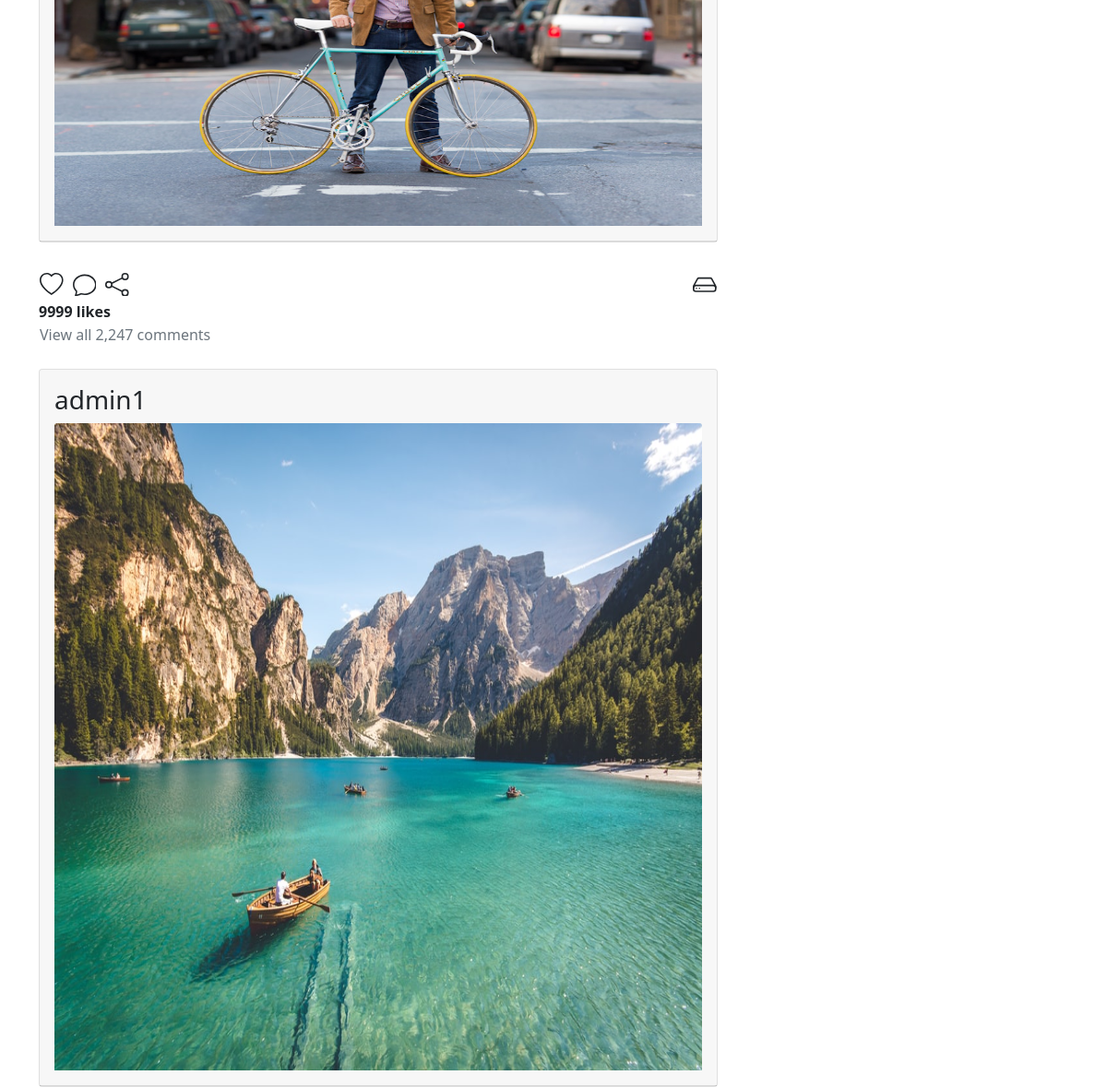
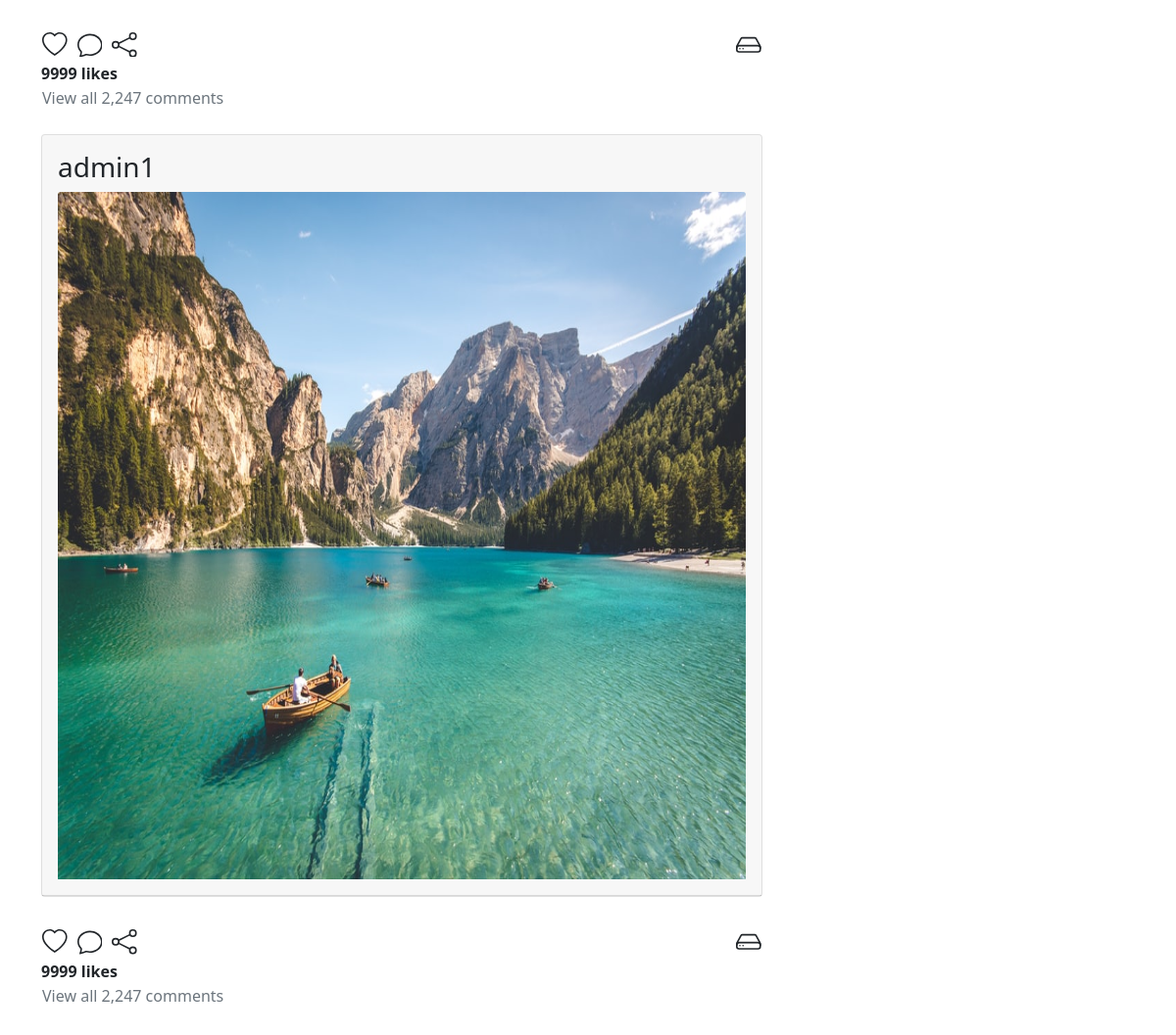
The app's page /home/ (signed in, lower part), older data (2 pictures, top to bottom).
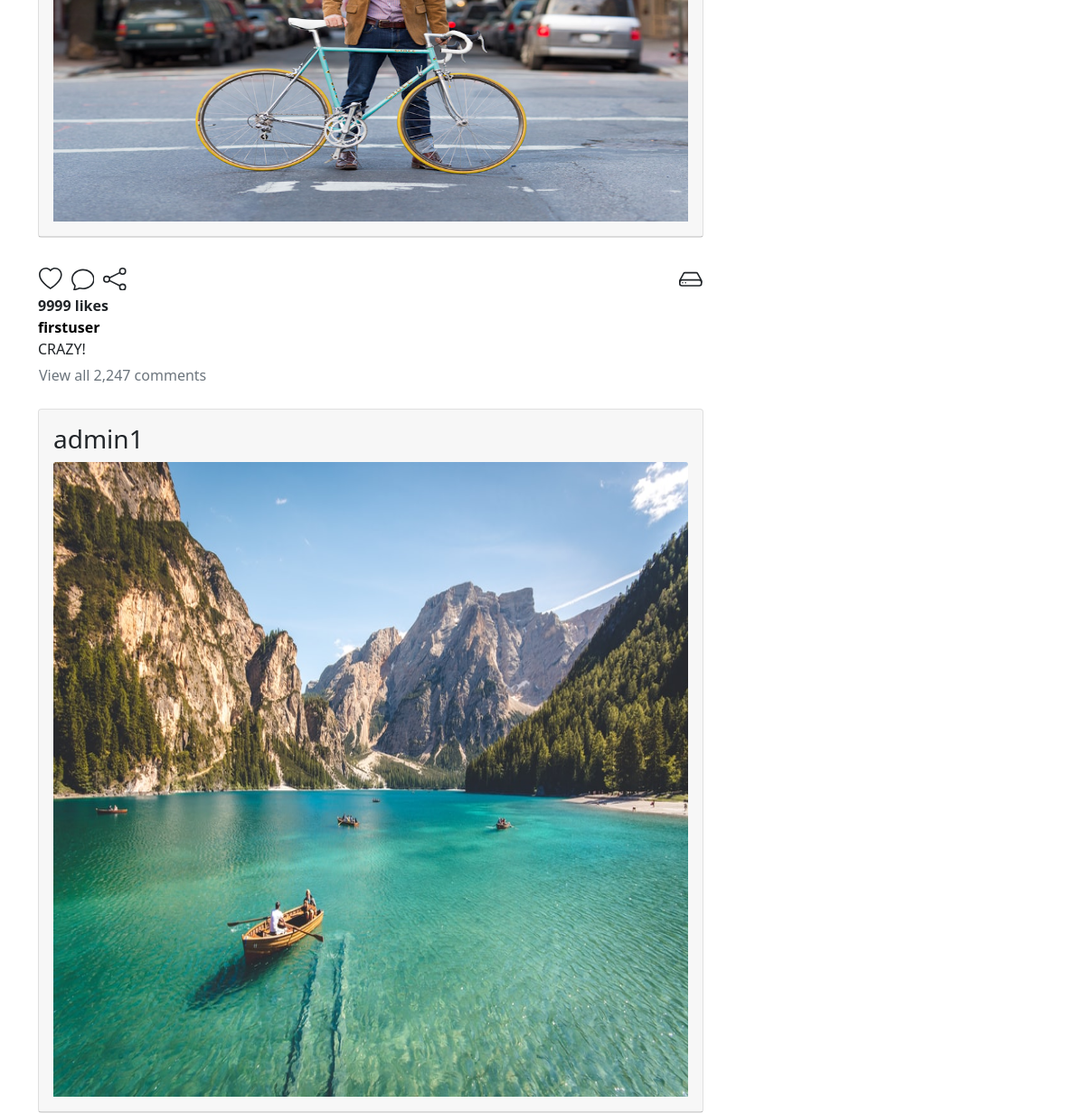
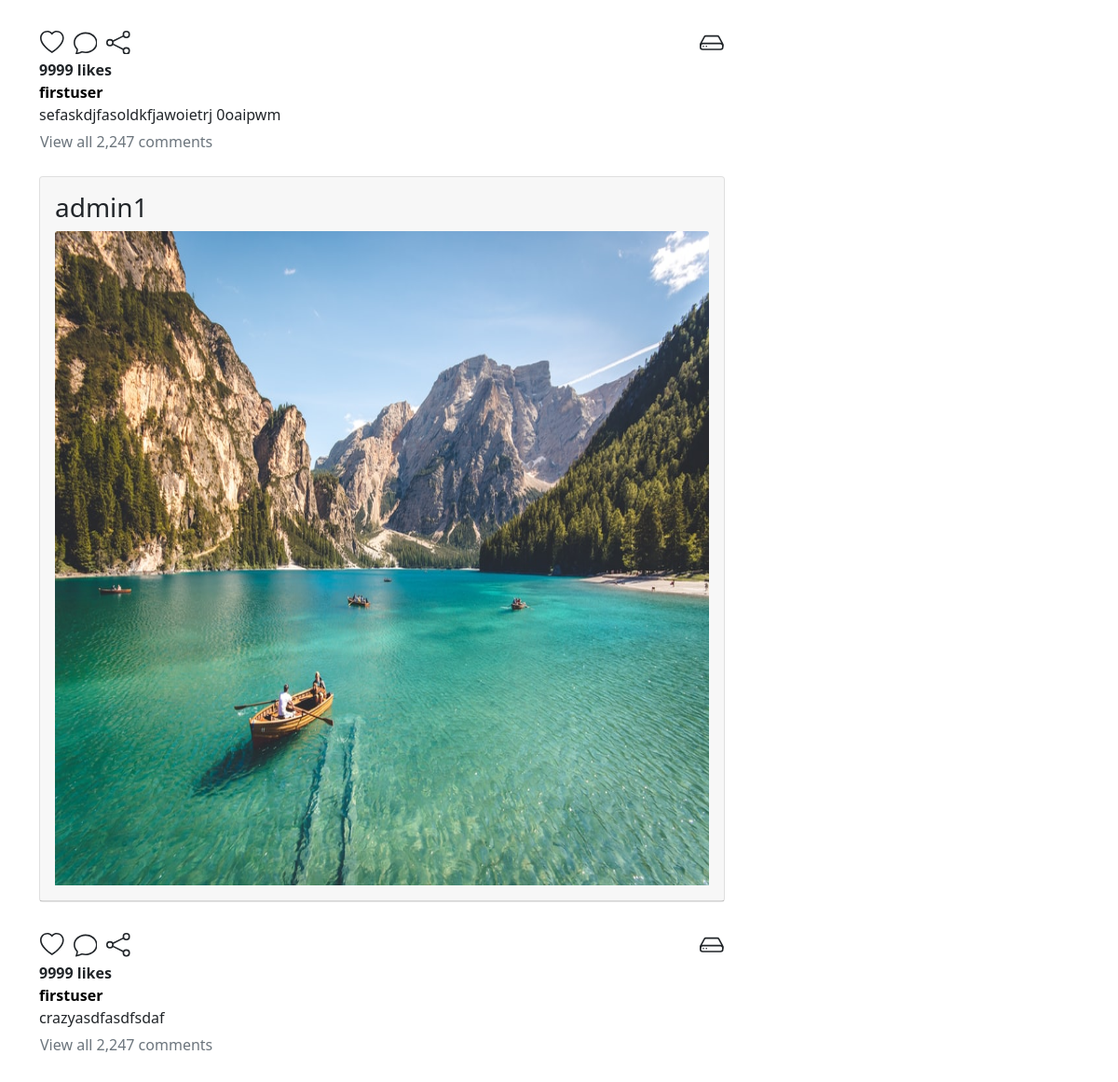
The same page, newer data (2 pictures, top to bottom).
### feed/models.py (models this page shows, shortened)
class Post(models.Model):
    author = models.ForeignKey(User, on_delete=models.CASCADE)
    title = models.CharField(max_length=200)
    description = models.CharField(max_length=200)
    created = models.DateTimeField(auto_now_add=True)
    published_date = models.DateTimeField(blank=True, null=True)
    likes = models.ManyToManyField(User, related_name='postlike')
    imagecontent = models.ImageField(null=True, blank=True, upload_to='content/')
    class Meta:
        ordering = ('-created',)

class Comments(models.Model):
    commentor = models.ForeignKey(User, on_delete=models.CASCADE)
    post = models.ForeignKey(Post, on_delete=models.CASCADE, related_name='comments')
    name = models.CharField(max_length=80)
    body = models.TextField()
    created_on = models.DateTimeField(auto_now_add=True)

### feed/views.py (the view, shortened to what this page needs)
# urls.py: path('home/', HomeFeedView.as_view(), name='feed'),
class HomeFeedView(LoginRequiredMixin, View):
    login_url = 'login'
    def get(self,request):
        profiles = Profile.objects.all().exclude(user=request.user)
        profile = Profile.objects.get(user=request.user)
        posts = Post.objects.filter(author__in=profile.following.all())
        comments = Comments.objects.filter(post__in=posts)
        search_text = request.GET.get('search_box', None)
        if search_text:
            posts = Post.objects.filter(title__contains=search_text)
        return render(request, 'feed/homefeed.html',{'posts':posts,'form':PostForm(),'profiles':profiles,'profile':profile, 'comments':comments})

### templates/feed/homefeed.html (shortened to what this page needs)
{% extends 'base.html' %}
{% block content %}
<div class="container ">
    <div class="row">
        <div class="col-8 mt-4 mb-4" >
            {% for post in posts %}
            <div class="card my-3">
                <div class="card-header p-3">
                    <h3>{{ post.author }}</h3>
                    <div class="card-body p-0">
                        <div class="img-fluid ratio ratio-1x1">
                        <img src="{{post.imagecontent.url}}" class="card-img-top">
                        </div>
                    </div>
                </div>
            </div>
            <div class="d-flex flex-row justify-content-between pl-3 pr-3 pt-3 pb-1">
                <ul class="list-inline d-flex flex-row align-items-center m-0">
                    <li class="list-inline-item">
                        <button class="btn p-0">
                        </button>
                    </li>
                    <li class="list-inline-item ml-2">
                        <button class="btn p-0">
                        </button>
                    </li>
                    <li class="list-inline-item ml-2">
                        <button class="btn p-0">
                        </button>
                    </li>
                </ul>
                <div>
                    <button class="btn p-0">
                    </button>
                </div>
            </div>
            <div class="pl-3 pr-3 pb-2">
                <strong class="d-block">9999 likes</strong>
                {% for comment in post.comments.all %}
                <a href="{% url 'profile_detail' profile.pk}"><strong class="d-block">{{comment.commentor}}</strong></a>
                <p class="d-block mb-1">{{comment.body}}</p>
                <button class="btn p-0">
                    <span class="text-muted">View all 2,247 comments</span>
                </button>
            </div>
            {% endfor %}
        </div>
    <div class='col-4'>
        </div>
    </div>
</div>
{% endblock %}

Row changes from the older to the newer data that the page shows:
added Comments: commentor "firstuser", body "CRAZY!", shown under Post (number 1 of 3 on the later page)
added Comments: commentor "firstuser", body "sefaskdjfasoldkfjawoietrj 0oaipwm", shown under Post (number 2 of 3 on the later page)
added Comments: commentor "firstuser", body "crazyasdfasdfsdaf", shown under Post (number 3 of 3 on the later page)
